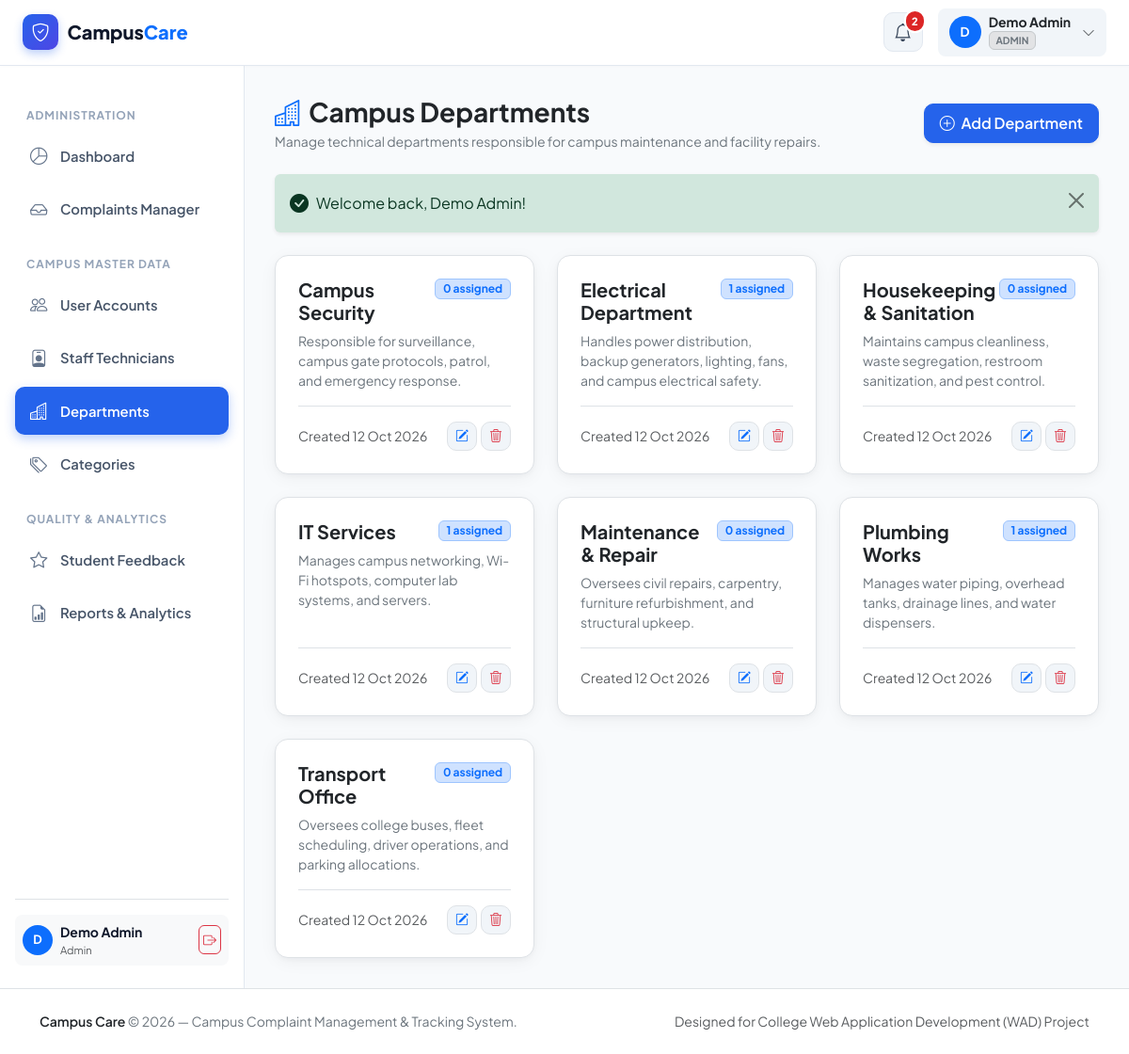
The app's page /admin/departments.php (signed in) with its own data.
### tables this page shows
CREATE TABLE `departments` (
  `id` INT AUTO_INCREMENT PRIMARY KEY,
  `name` VARCHAR(100) NOT NULL UNIQUE,
  `description` TEXT NULL,
  `created_at` TIMESTAMP DEFAULT CURRENT_TIMESTAMP
);

### config/database.php (called while the page is built, shortened)
<?php
if (!function_exists('url')) {
    function url($path = '') {
        $path = ltrim($path, '/');
        return BASE_URL . $path;
    }
}
            ?>

### admin/departments.php (the view, shortened to what this page needs)
<?php
require_once __DIR__ . '/../config/database.php';
require_once __DIR__ . '/../includes/functions.php';
require_once __DIR__ . '/../includes/auth.php';
try {
    $stmt = $pdo->query("
        SELECT d.*, COUNT(a.id) as total_assignments
        FROM departments d
        LEFT JOIN assignments a ON d.id = a.department_id
        GROUP BY d.id
        ORDER BY d.name ASC
    ");
    $departments = $stmt->fetchAll();
} catch (PDOException $e) {
    $departments = [];
}
require_once __DIR__ . '/../includes/header.php';
require_once __DIR__ . '/../includes/navbar.php';
?>
<div class="dashboard-wrapper">
    <?php require_once __DIR__ . '/../includes/sidebar.php'; ?>
    <main class="dashboard-main">
        <div class="d-flex flex-wrap align-items-center justify-content-between gap-3 mb-4">
            <div>
                <h3 class="fw-bold text-dark mb-1">
                    <i class="bi bi-buildings text-primary me-2"></i>Campus Departments
                </h3>
                <p class="text-secondary small mb-0">Manage technical departments responsible for campus maintenance and facility repairs.</p>
            </div>
            <button type="button" class="btn btn-primary px-3 py-2 fw-semibold shadow-sm" data-bs-toggle="modal" data-bs-target="#addDeptModal">
                <i class="bi bi-plus-circle me-1"></i> Add Department
            </button>
        </div>
        <div class="row g-4">
            <?php foreach ($departments as $dept): ?>
                <div class="col-md-6 col-lg-4">
                    <div class="app-card p-4 h-100 d-flex flex-column border">
                        <div class="d-flex align-items-start justify-content-between mb-2">
                            <h5 class="fw-bold text-dark mb-0"><?= e($dept['name']) ?></h5>
                            <span class="badge bg-primary-subtle text-primary border border-primary-subtle small">
                                <?= (int)$dept['total_assignments'] ?> assigned
                            </span>
                        </div>
                        <p class="text-secondary small flex-grow-1 mb-3">
                            <?= e($dept['description'] ?: 'No specific description provided.') ?>
                        </p>
                        <div class="d-flex justify-content-between align-items-center pt-3 border-top mt-auto">
                            <small class="text-muted">Created <?= formatDateTime($dept['created_at'], 'd M Y') ?></small>
                            <div class="d-flex gap-1">
                                <button type="button" class="btn btn-sm btn-light border p-1.5" title="Edit Department" onclick='openEditDeptModal(<?= json_encode($dept) ?>)'>
                                    <i class="bi bi-pencil-square text-primary"></i>
                                </button>
                                <form method="POST" action="<?= url('admin/departments.php') ?>" class="d-inline" onsubmit="return confirm('Are you sure you want to delete department <?= e($dept['name']) ?>?');">
                                    <button type="submit" class="btn btn-sm btn-light border p-1.5" title="Delete Department">
                                        <i class="bi bi-trash3 text-danger"></i>
                                    </button>
                                </form>
                            </div>
                        </div>
                    </div>
                </div>
            <?php endforeach; ?>
        </div>
    </main>
</div>
<?php require_once __DIR__ . '/../includes/footer.php'; ?>

### assets/css/style.css (style rules this page uses)
:root { --app-primary: #2563EB; --app-primary-hover: #1D4ED8; --app-primary-subtle: #EFF6FF; --app-dark: #0F172A; --app-slate-800: #1E293B; --app-slate-700: #334155; --app-slate-600: #475569; --app-slate-500: #64748B; --app-slate-400: #94A3B8; --app-slate-200: #E2E8F0; --app-slate-100: #F1F5F9; --app-bg: #F8FAFC; --app-success: #16A34A; --app-success-subtle: #F0FDF4; --app-warning: #F59E0B; --app-warning-subtle: #FFFBEB; --app-danger: #DC2626; --app-danger-subtle: #FEF2F2; --app-info: #0284C7; --app-info-subtle: #F0F9FF; --app-card-radius: 14px; --app-card-shadow: 0 4px 20px -2px rgba(15, 23, 42, 0.06), 0 2px 6px -1px rgba(15, 23, 42, 0.04); --app-hover-shadow: 0 12px 30px -4px rgba(37, 99, 235, 0.12), 0 4px 10px -2px rgba(15, 23, 42, 0.06); --sidebar-width: 260px; --header-height: 70px; }
body { font-family: 'Plus Jakarta Sans', -apple-system, BlinkMacSystemFont, "Segoe UI", Roboto, sans-serif; background-color: var(--app-bg); color: var(--app-dark); min-height: 100vh; display: flex; flex-direction: column; -webkit-font-smoothing: antialiased; }
.dashboard-wrapper { display: flex; min-height: calc(100vh - var(--header-height)); }
.dashboard-main { flex-grow: 1; padding: 2rem; background-color: var(--app-bg); max-width: 100%; overflow-x: hidden; }
.app-card { background: #FFFFFF; border-radius: var(--app-card-radius); border: 1px solid var(--app-slate-200); box-shadow: var(--app-card-shadow); transition: transform 0.25s ease, box-shadow 0.25s ease; }
.btn-primary { background-color: var(--app-primary); border-color: var(--app-primary); font-weight: 600; padding: 0.6rem 1.25rem; border-radius: 10px; box-shadow: 0 2px 6px rgba(37, 99, 235, 0.25); transition: all 0.2s ease; }
.btn-light { background: var(--app-slate-100); border-color: var(--app-slate-200); color: var(--app-slate-700); font-weight: 600; border-radius: 10px; }

### records on screen
departments: name "Campus Security", total_assignments "0", description "Responsible for surveillance, campus gate protocols, patrol, and emergency response.", created_at "12 Oct 2026"
departments: name "Electrical Department", total_assignments "1", description "Handles power distribution, backup generators, lighting, fans, and campus electrical safety.", created_at "12 Oct 2026"
departments: name "Housekeeping & Sanitation", total_assignments "0", description "Maintains campus cleanliness, waste segregation, restroom sanitization, and pest control.", created_at "12 Oct 2026"
departments: name "IT Services", total_assignments "1", description "Manages campus networking, Wi-Fi hotspots, computer lab systems, and servers.", created_at "12 Oct 2026"
departments: name "Maintenance & Repair", total_assignments "0", description "Oversees civil repairs, carpentry, furniture refurbishment, and structural upkeep.", created_at "12 Oct 2026"
departments: name "Plumbing Works", total_assignments "1", description "Manages water piping, overhead tanks, drainage lines, and water dispensers.", created_at "12 Oct 2026"
departments: name "Transport Office", total_assignments "0", description "Oversees college buses, fleet scheduling, driver operations, and parking allocations.", created_at "12 Oct 2026"

### other values on screen
$unreadNotifsCount "2"
substr($user['name'], 0, 1) "D"
$user['name'] "Demo Admin"
$user['role'] "ADMIN"
$user['role'] "Admin"
$f['message'] "Welcome back, Demo Admin!"
